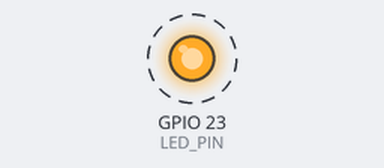
Bench run of a sketch on a simulated ESP32. On the bench: output pins drawn as LEDs (lit = HIGH). Dashed ring = blinking.

Above: at 0.5 s.
Timing chart, 0 to 4.6 s (numbered marks = the images above):
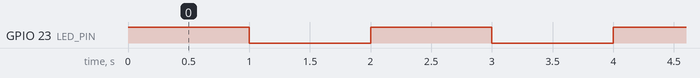

The sketch:

led-blink.ino
```cpp
#define LED_PIN 23  // Definiamo il pin del LED

void setup() {
  pinMode(LED_PIN, OUTPUT);  // Imposta GPIO32 come output
}

void loop() {
  digitalWrite(LED_PIN, HIGH);  // Accende il LED
  delay(1000);  // Aspetta 1 secondo
  digitalWrite(LED_PIN, LOW);  // Spegne il LED
  delay(1000);  // Aspetta 1 secondo
}
```

Measured:
- by itself, GPIO 23 (LED_PIN): alternates HIGH for 1.0 s and LOW for 1.0 s
